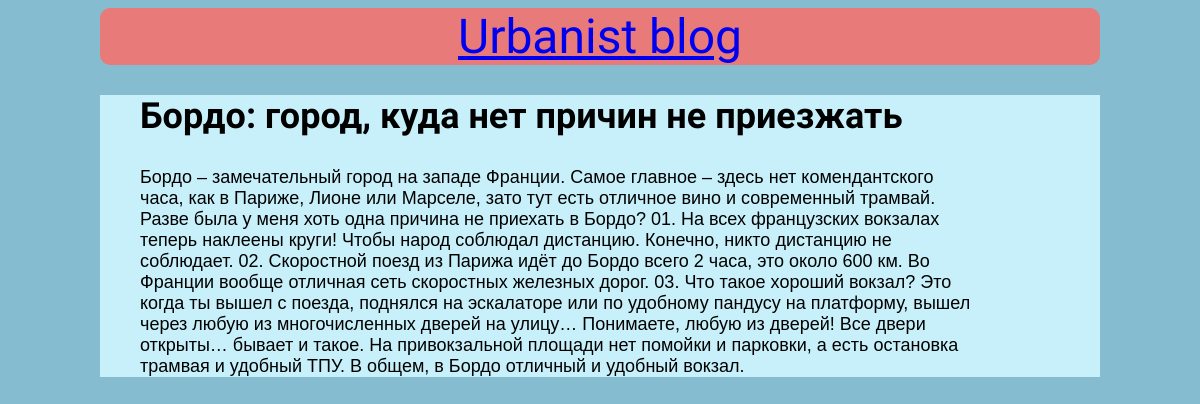
Screenshot of /post/7/ with the database file from the repository.
### firstapp/models.py (models this page shows, shortened)
class Post(models.Model):
    title = models.CharField(max_length=200)
    author = models.ForeignKey(
        'auth.User',
        on_delete=models.CASCADE
    )
    publication_date = models.DateTimeField(default=timezone.now, blank=True, null=True)
    body = models.TextField()
    tags = models.ManyToManyField('Tag', help_text="Select a tag for this book")

### firstapp/views.py (the view)
# urls.py: path('post/<int:pk>/', BlogDetailView.as_view(), name='post_detail'),
class BlogDetailView(DetailView):
    model = Post
    template_name = 'post_detail.html'

### templates/post_detail.html
<!DOCTYPE html>
{% extends 'base.html' %}
{% block content %}
  <div class="post-entry">
    <h2>{{ post.title }}</h2>
    <p>{{ post.body }}</p>
  </div>
{% endblock content %}

### static/css/styles.css (style rules this page uses)
body { background: rgba(13,122,160,0.5); }
.post-entry { font-size: 18px; font-family: "Spectral", Arial, sans-serif; background: rgb(200,240,250); padding-left: 40px; padding-right: 120px; }
h1,h2,h3,h4,h5 { font-family: "Yanone Kaffeesatz", sans-serif; }
h2 { font-size: 2em; }

### rows the page displays
Post: title "Бордо: город, куда нет причин не приезжать", body "Бордо – замечательный город на западе Франции. Самое главное – здесь нет комендантского часа, как в Париже, Лионе или Марселе, зато тут есть отличное вино и современный трамвай. Разве была у меня хоть одна причина не приехать в Бордо? 01. На всех французских вокзалах теперь наклеены круги! Чтобы народ соблюдал дистанцию. Конечно, никто дистанцию не соблюдает. 02. Скоростной поезд из Парижа идёт до Бордо всего 2 часа, это около 600 км. Во Франции вообще отличная сеть скоростных железных дорог. 03. Что такое хороший вокзал? Это когда ты вышел с поезда, поднялся на эскалаторе или по удобному пандусу на платформу, вышел через любую из многочисленных дверей на улицу… Понимаете, любую из дверей!…"
